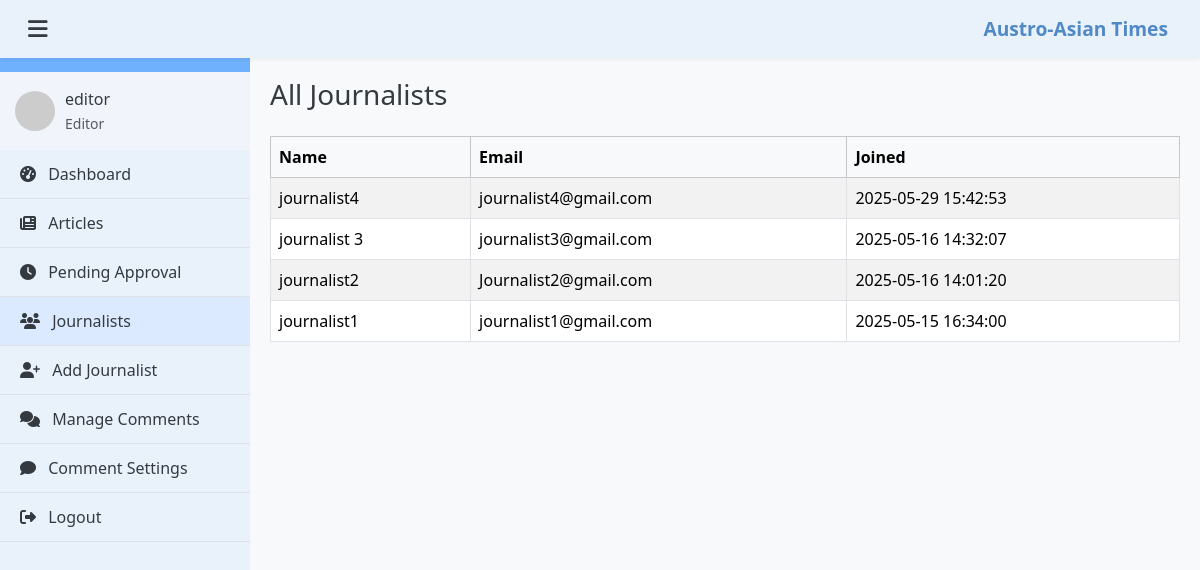
The app's page /journalists.php (signed in) with its own data.
### tables this page shows
CREATE TABLE `users` (
  `user_id` int(11) NOT NULL,
  `username` varchar(50) NOT NULL,
  `email` varchar(100) NOT NULL,
  `password_hash` varchar(255) NOT NULL,
  `role` enum('journalist','editor') NOT NULL,
  `created_at` timestamp NOT NULL DEFAULT current_timestamp(),
  `Is_active` int(11) NOT NULL
);

### journalists.php (the view, shortened to what this page needs)
<?php
require 'db.php';
?>
<!DOCTYPE html>
<html lang="en">
<head>
    <link href="https://cdn.jsdelivr.net/npm/bootstrap@5.3.3/dist/css/bootstrap.min.css" rel="stylesheet">
    <link rel="stylesheet" href="https://cdnjs.cloudflare.com/ajax/libs/font-awesome/6.4.0/css/all.min.css">
</head>
<body>
    <nav class="navbar">
        <button class="navbar-toggler" id="toggleSidebar"><i class="fas fa-bars"></i></button>
        <div class="navbar-brand">Austro-Asian Times</div>
    </nav>
    <div class="sidebar" id="sidebar">
        <div class="sidebar-header">
            <h5>Editor Dashboard</h5>
        </div>
        <div class="user-profile">
            <img src="https://ui-avatars.com/api/?name=<?= urlencode($_SESSION['username']) ?>&background=random" alt="User">
            <div>
                <div><?= htmlspecialchars($_SESSION['username']) ?></div>
                <small class="text-muted">Editor</small>
            </div>
        </div>
        <ul class="sidebar-menu">
            <li><a href="editor_dashboard.php"><i class="fas fa-tachometer-alt me-2"></i> Dashboard</a></li>
            <li><a href="articles.php"><i class="fas fa-newspaper me-2"></i> Articles</a></li>
            <li><a href="pending_articles.php"><i class="fas fa-clock me-2"></i> Pending Approval</a></li>
            <li class="active"><a href="journalists.php"><i class="fas fa-users me-2"></i> Journalists</a></li>
            <li><a href="add_journalist.php"><i class="fas fa-user-plus me-2"></i> Add Journalist</a></li>
            <li><a href="manage_comment.php"><i class="fas fa-comments me-2"></i> Manage Comments</a></li>
            <li><a href="comment_settings.php"><i class="fas fa-comment me-2"></i> Comment Settings</a></li>
            <li><a href="logout.php"><i class="fas fa-sign-out-alt me-2"></i> Logout</a></li>
        </ul>
    </div>
    <div class="main-content">
        <h3 class="mb-4">All Journalists</h3>
        <div class="table-responsive">
            <table class="table table-bordered table-hover table-striped align-middle">
                <thead class="table-light">
                    <tr>
                        <th>Name</th>
                        <th>Email</th>
                        <th>Joined</th>
                    </tr>
                </thead>
                <tbody>
                    <?php
                    $stmt = $conn->prepare("SELECT username, email, created_at FROM users WHERE role = 'journalist' ORDER BY created_at DESC");
                    $stmt->execute();
                    $result = $stmt->get_result();
                    while ($row = $result->fetch_assoc()):
                    ?>
                        <tr>
                            <td><?= htmlspecialchars($row['username']) ?></td>
                            <td><?= htmlspecialchars($row['email']) ?></td>
                            <td><?= $row['created_at'] ?></td>
                        </tr>
                    <?php endwhile; ?>
                </tbody>
            </table>
        </div>
    </div>
</body>
</html>

### journalists.php (style rules this page uses)
:root { --primary: #6fb1fc; --secondary: #c0e0f7; --background: #f8f9fa; --card-bg: #ffffff; --text-dark: #343a40; --text-muted: #6c757d; --sidebar-bg: #e9f1fb; --brand-color: #5089c6; }
body { background-color: var(--background); font-family: 'Segoe UI', Tahoma, Geneva, Verdana, sans-serif; color: var(--text-dark); margin: 0; }
.navbar { background: var(--sidebar-bg); box-shadow: 0 2px 4px rgba(0, 0, 0, 0.05); padding: 0.6rem 1rem; display: flex; justify-content: space-between; align-items: center; position: sticky; top: 0; z-index: 1100; }
.navbar-brand { margin-left: 10px; font-weight: bold; color: var(--brand-color); font-size: 1.2rem; }
.navbar-toggler { background: none; border: none; font-size: 1.4rem; color: var(--text-dark); }
.sidebar { position: fixed; top: 0; bottom: 0; left: -250px; width: 250px; background-color: var(--sidebar-bg); transition: left 0.3s ease; z-index: 1000; }
.sidebar-header { padding: 20px; background: var(--primary); color: white; text-align: center; }
.user-profile { display: flex; align-items: center; padding: 15px; background-color: #f1f5fb; }
.user-profile img { width: 40px; height: 40px; border-radius: 50%; margin-right: 10px; }
.sidebar-menu { list-style: none; padding: 0; margin: 0; }
.sidebar-menu li { padding: 12px 20px; border-bottom: 1px solid #dee2e6; }
.sidebar-menu li a { text-decoration: none; color: var(--text-dark); display: block; }
.sidebar-menu li.active, .sidebar-menu li:hover { background-color: #dbeafe; }
.main-content { margin-left: 0; padding: 20px; transition: margin-left 0.3s ease; }
@media (min-width: 768px) { .sidebar { left: 0; } }
@media (min-width: 768px) { .main-content { margin-left: 250px; } }
.table td, .table th { vertical-align: middle; }

### records on screen
users: username "journalist4", email "journalist4@gmail.com", created_at "2025-05-29 15:42:53"
users: username "journalist 3", email "journalist3@gmail.com", created_at "2025-05-16 14:32:07"
users: username "journalist2", email "Journalist2@gmail.com", created_at "2025-05-16 14:01:20"
users: username "journalist1", email "journalist1@gmail.com", created_at "2025-05-15 16:34:00"

### other values on screen
$_SESSION['username'] "editor"
